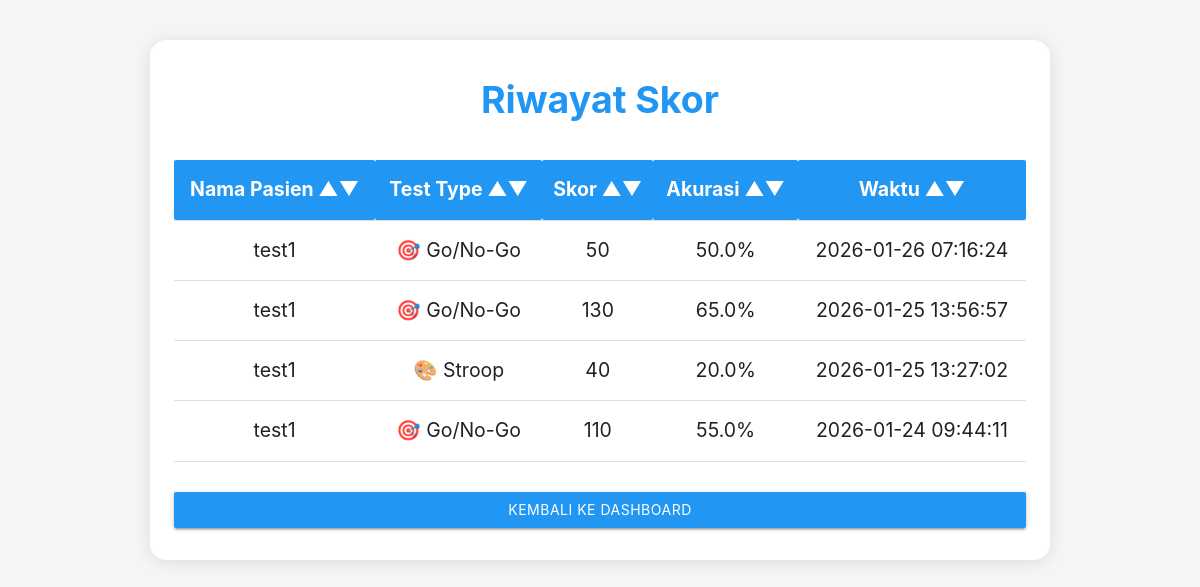
The app's page /scores (signed in), older data.
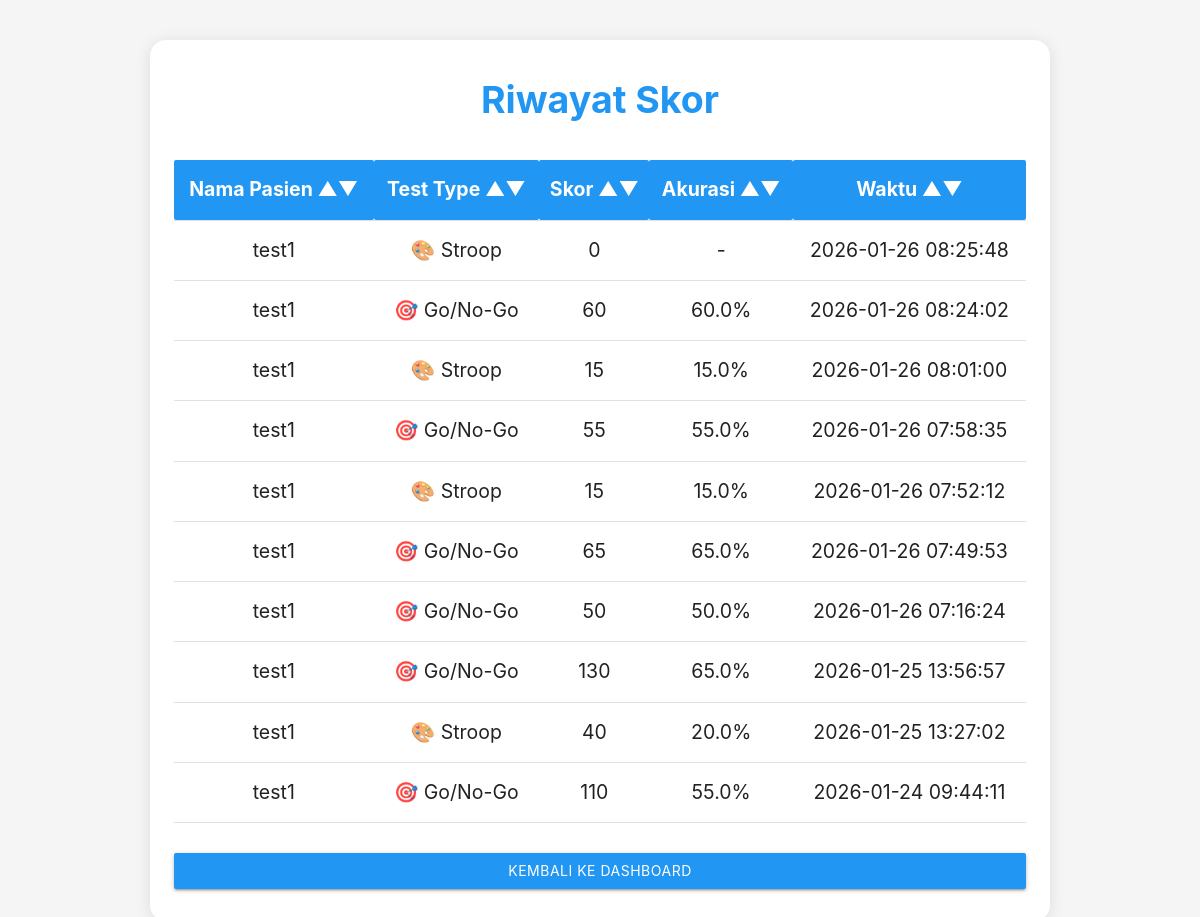
The same page, newer data.
### app.py (models this page shows)
class Score(db.Model):
    id = db.Column(db.Integer, primary_key=True)
    score = db.Column(db.Integer, nullable=False)
    test_type = db.Column(db.String(50), default="emoji")  # 'emoji', 'go_no_go', 'stroop'
    reaction_time = db.Column(db.Float, nullable=True)  # in milliseconds
    accuracy = db.Column(db.Float, nullable=True)  # percentage
    timestamp = db.Column(db.DateTime, default=db.func.current_timestamp())
    patient_id = db.Column(db.Integer, db.ForeignKey('patient.id'), nullable=False)

class Patient(db.Model):
    id = db.Column(db.Integer, primary_key=True)
    name = db.Column(db.String(100), nullable=False)
    age = db.Column(db.Integer, nullable=True)
    notes = db.Column(db.Text, nullable=True)
    user_id = db.Column(db.Integer, db.ForeignKey('user.id'), nullable=False)
    scores = db.relationship('Score', backref='patient', lazy=True)

### app.py (the view)
@app.route("/scores")
def scores():
    if "user_id" not in session:
        return redirect(url_for("login"))
    patients = Patient.query.filter_by(user_id=session["user_id"]).all()
    patient_ids = [p.id for p in patients]
    user_scores = Score.query.filter(Score.patient_id.in_(patient_ids)).order_by(Score.timestamp.desc()).limit(100).all()
    return render_template("scores.html", scores=user_scores)

### templates/scores.html (shortened to what this page needs)
<!DOCTYPE html>
<html lang="id">
<head>
    <link rel="stylesheet" href="https://cdnjs.cloudflare.com/ajax/libs/materialize/1.0.0/css/materialize.min.css">
</head>
<body>
    <div class="score-card">
        <div class="score-title">Riwayat Skor</div>
        <table id="scoreTable" class="score-table highlight centered">
            <thead>
                <tr>
                    <th onclick="sortTable(0)">Nama Pasien &#x25B2;&#x25BC;</th>
                    <th onclick="sortTable(1)">Test Type &#x25B2;&#x25BC;</th>
                    <th onclick="sortTable(2)">Skor &#x25B2;&#x25BC;</th>
                    <th onclick="sortTable(3)">Akurasi &#x25B2;&#x25BC;</th>
                    <th onclick="sortTable(4)">Waktu &#x25B2;&#x25BC;</th>
                </tr>
            </thead>
            <tbody>
                {% for score in scores %}
                <tr>
                    <td>{% if patient %}{{ patient.name }}{% elif score.patient %}{{ score.patient.name }}{% else %}-{% endif %}</td>
                    <td>
                        {% if score.test_type == 'go_no_go' %}
                            🎯 Go/No-Go
                        {% elif score.test_type == 'stroop' %}
                            🎨 Stroop
                        {% else %}
                            -
                        {% endif %}
                    </td>
                    <td>{{ score.score }}</td>
                    <td>{% if score.accuracy %}{{ "%.1f"|format(score.accuracy) }}%{% else %}-{% endif %}</td>
                    <td>{{ score.timestamp.strftime('%Y-%m-%d %H:%M:%S') if score.timestamp else '-' }}</td>
                </tr>
                {% endfor %}
            </tbody>
        </table>
        <a href="{{ url_for('dashboard') }}" class="btn blue back-btn">Kembali ke Dashboard</a>
    </div>
</body>
</html>

### templates/scores.html (style rules this page uses)
body { background: #f5f5f5; }
.score-card { max-width: 900px; margin: 40px auto; padding: 32px 24px; background: #fff; border-radius: 16px; box-shadow: 0 2px 16px rgba(0,0,0,0.10); }
.score-title { text-align: center; font-size: 2.5rem; margin-bottom: 32px; font-weight: bold; color: #2196F3; }
.score-table th, .score-table td { font-size: 1.3rem; }
.score-table th { background: #2196F3; color: white; cursor:pointer; }
.score-table { margin-top: 20px; }
.back-btn { margin-top: 30px; display: block; text-align: center; }

Row changes from the older to the newer data that the page shows:
added Score: patient.name "test1", test_type "🎨 Stroop", score "0", timestamp "2026-01-26 08:25:48"
added Score: patient.name "test1", test_type "🎯 Go/No-Go", score "60", accuracy "60.0", timestamp "2026-01-26 08:24:02"
added Score: patient.name "test1", test_type "🎨 Stroop", score "15", accuracy "15.0", timestamp "2026-01-26 08:01:00"
added Score: patient.name "test1", test_type "🎯 Go/No-Go", score "55", accuracy "55.0", timestamp "2026-01-26 07:58:35"
added Score: patient.name "test1", test_type "🎨 Stroop", score "15", accuracy "15.0", timestamp "2026-01-26 07:52:12"
added Score: patient.name "test1", test_type "🎯 Go/No-Go", score "65", accuracy "65.0", timestamp "2026-01-26 07:49:53"
